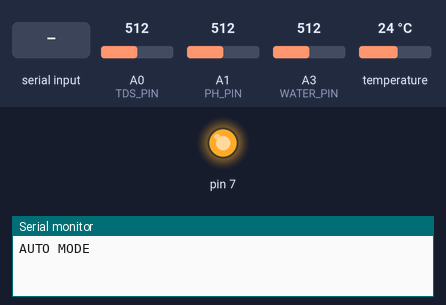
Recording of a sketch running on a simulated Arduino Uno, built with avr-gcc and run on an emulated ATmega328P. Shown: output pins drawn as LEDs (lit = HIGH), the last lines printed to the serial monitor. Inputs (shaded band) come from the test bench; at power-on: A0 (TDS_PIN) = 512, A1 (PH_PIN) = 512, A3 (WATER_PIN) = 512, temperature 24 °C. Sleep ends after the set time or at an interrupt.

Above: at 1.2 s.
1.3 s: "PUMP_ON\n" received over Serial
At 2.7 s:
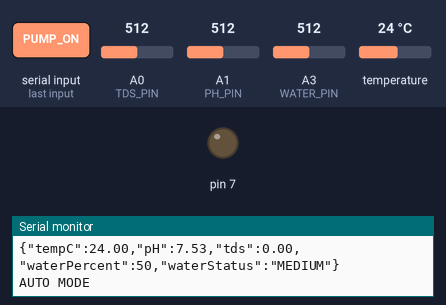
6.8 s: "SLEEP\n" received over Serial
At 8.0 s:
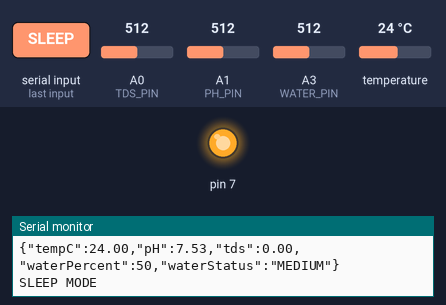
Timing chart, 0 to 9.8 s (numbered marks = the images above; inputs shaded):
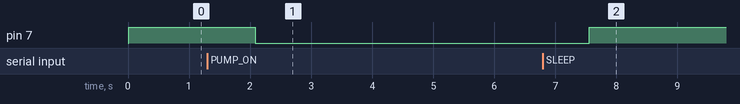

Measured:
- after the input at 1.3 s, pin 7: HIGH → LOW after 0.78 s
- after the input at 6.8 s, pin 7: LOW → HIGH after 0.76 s

The sketch:

main.ino
```cpp
#include "config.h"

void setup() {
  Serial.begin(9600);
  sensor.begin();
  utils.begin();
}

void loop() {

  unsigned long curr = millis();

  if (Serial.available()) {
    String cmd = Serial.readStringUntil('\n');
    cmd.trim();

    if      (cmd == "AUTO")   mode = AUTO;
    else if (cmd == "SLEEP")  mode = SLEEP;
    else if (cmd == "MAINTENANCE") utils.printAllPins();
    else if (cmd == "REFILL_ON")  utils.refillOn();
    else if (cmd == "REFILL_OFF") utils.refillOff();
    else if (cmd == "PUMP_ON")  utils.pumpOn();
    else if (cmd == "PUMP_OFF")  utils.pumpOff();
  }

  if(curr - prev >= interval){
    prev = curr;

    switch (mode) {

    case AUTO:
      Serial.println("AUTO MODE");
      utils.autoMode(sensor);
      break;

    case SLEEP:
      Serial.println("SLEEP MODE");
      utils.pumpOff();
      utils.refillOff();
      utils.goToSleep();
      break;

    }

  }

}
```

Sensors.cpp
```cpp
#include "Sensors.h"

static const float VREF = 5.0;
static const int SCOUNT = 30;

Sensors::Sensors(byte temperaturePin, byte tdsPin, byte phPin, byte waterLevelPin,float phCalibrationValue) {
  _temperaturePin = temperaturePin;
  _tdsPin = tdsPin;
  _phPin = phPin;
  _waterLevelPin = waterLevelPin;

  _phCalibrationValue = phCalibrationValue;

  _oneWire = new OneWire(_temperaturePin);
  _temperatureSensor = new DallasTemperature(_oneWire);

  _analogBuffer = new int[SCOUNT];
  _analogBufferTemp = new int[SCOUNT];
  _analogBufferIndex = 0;
}

void Sensors::begin() {
  _temperatureSensor->begin();
  pinMode(_tdsPin, INPUT);
  pinMode(_waterLevelPin, INPUT);

}

// Temperature Sensor

float Sensors::getFahrenheit() {
  _temperatureSensor->requestTemperatures();
  float tempC = _temperatureSensor->getTempCByIndex(0);
  return _temperatureSensor->toFahrenheit(tempC);
}

float Sensors::getCelsius() {
  _temperatureSensor->requestTemperatures();
  return _temperatureSensor->getTempCByIndex(0);
}

//pH level Sensor

float Sensors::getPH() {
  for(int i = 0; i < 10; i++) {
    _buffer[i] = analogRead(_phPin);
    delay(30);
  }

  for(int i = 0; i < 9; i++) {
    for(int j = i + 1; j < 10; j++) {
      if(_buffer[i] > _buffer[j]) {
        int temp = _buffer[i];
        _buffer[i] = _buffer[j];
        _buffer[j] = temp;
      }
    }
  }

  _avgval = 0;
  for(int i = 2; i < 8; i++) {
    _avgval += _buffer[i];
  }

  float volt = (float)_avgval * VREF / 1024.0 / 6.0;

  return -5.70 * volt + _phCalibrationValue;
}

// TDS Sensor

int Sensors::getMedianNum(int bArray[], int filterLen) {
  int bTab[filterLen];

  for (int i = 0; i < filterLen; i++)
    bTab[i] = bArray[i];

  for (int j = 0; j < filterLen - 1; j++) {
    for (int i = 0; i < filterLen - j - 1; i++) {
      if (bTab[i] > bTab[i + 1]) {
        int temp = bTab[i];
        bTab[i] = bTab[i + 1];
        bTab[i + 1] = temp;
      }
    }
  }

  if (filterLen & 1)
    return bTab[(filterLen - 1) / 2];
  else
    return (bTab[filterLen / 2] + bTab[filterLen / 2 - 1]) / 2;
}

float Sensors::getTDS(float temperature) {
  static unsigned long analogSampleTime = millis();

  if (millis() - analogSampleTime > 40U) {
    analogSampleTime = millis();
    _analogBuffer[_analogBufferIndex] = analogRead(_tdsPin);

    _analogBufferIndex++;
    if (_analogBufferIndex == SCOUNT)
      _analogBufferIndex = 0;
  }

  static float tdsValue = 0;
  static unsigned long calcTime = millis();

  if (millis() - calcTime > 800U) {
    calcTime = millis();

    for (int i = 0; i < SCOUNT; i++)
      _analogBufferTemp[i] = _analogBuffer[i];

    float averageVoltage = getMedianNum(_analogBufferTemp, SCOUNT) * VREF / 1024.0;

    float compensationCoefficient = 1.0 + 0.02 * (temperature - 25.0);
    float compensationVoltage = averageVoltage / compensationCoefficient;

    tdsValue =
      (133.42 * pow(compensationVoltage,3)
      - 255.86 * pow(compensationVoltage,2)
      + 857.39 * compensationVoltage) * 0.5;
  }

  return tdsValue;
}

//Water Level Sensor

int Sensors::getWaterLevelRaw() {
  return analogRead(_waterLevelPin);
}

int Sensors::getWaterLevelPercent() {
  int raw = analogRead(_waterLevelPin);
  return map(raw, 0, 1023, 0, 100);
}

String Sensors::getWaterLevelStatus() {
  int percent = getWaterLevelPercent();

  if (percent < 20) return "LOW";
  if (percent < 70) return "MEDIUM";
  return "HIGH";
}
```

Sensors.h
```cpp
#ifndef SENSORS_H
#define SENSORS_H

#include <OneWire.h>
#include <DallasTemperature.h>
#include <Arduino.h>

class Sensors {
  private:
    // Pins
    byte _temperaturePin;
    byte _tdsPin;
    byte _phPin;
    byte _waterLevelPin;

    // Temperature sensor lib
    OneWire* _oneWire;
    DallasTemperature* _temperatureSensor;

    // pH variables
    float _phCalibrationValue;
    int _buffer[10];
    int _temp;
    unsigned long _avgval;

    // TDS variables
    int* _analogBuffer;
    int* _analogBufferTemp;
    int _analogBufferIndex;

    int getMedianNum(int bArray[], int filterLen);

  public:
    Sensors(byte temperaturePin, byte tdsPin, byte phPin, byte waterLevelPin, float phCalibrationValue);
    void begin();
    float getFahrenheit();
    float getCelsius();
    float getPH();
    float getTDS(float temperature);
    int getWaterLevelRaw();
    int getWaterLevelPercent();
    String getWaterLevelStatus();
};

#endif
```

Utils.cpp
```cpp
#include "Utils.h"
#include "Sensors.h"

Utils::Utils(byte pumpRelayPin, byte refillRelayPin) {
  _pumpRelayPin = pumpRelayPin;
  _refillRelayPin = refillRelayPin;
}

void Utils::begin() {
  pinMode(_pumpRelayPin, OUTPUT);
  pinMode(_refillRelayPin, OUTPUT);
  pinMode(2, INPUT_PULLUP);

  digitalWrite(_pumpRelayPin, HIGH);
  digitalWrite(_refillRelayPin, HIGH);

  disableUnusedPins();
}


void Utils::disableUnusedPins() {
  power_spi_disable();

  for (byte pin = 0; pin <= 13; pin++) {
    if (pin == 2 || pin == 4 || pin == 6 || pin == 7) continue;
    if (pin >= 10 && pin <= 13) continue;
    pinMode(pin, INPUT);
  }

  byte analogPins[] = {A0, A1, A2, A3, A4, A5};
  for (byte i = 0; i < 6; i++) {
    byte pin = analogPins[i];
    if (pin == A0 || pin == A1 || pin == A3 || pin == A5 || pin == A4) continue;
    pinMode(pin, INPUT);
  }

}

void wakeUp() {
}

void Utils::goToSleep() {
  set_sleep_mode(SLEEP_MODE_PWR_DOWN);

  sleep_enable();

  attachInterrupt(digitalPinToInterrupt(2), wakeUp, LOW);

  sleep_mode();

  detachInterrupt(digitalPinToInterrupt(2));
  sleep_disable();
}


// MAIN READING GETTER
void Utils::autoMode(Sensors &sensor){
    float tempC = sensor.getCelsius();
    float ph = sensor.getPH();
    float tds = sensor.getTDS(tempC);

    int waterPercent = sensor.getWaterLevelPercent();
    String waterStatus = sensor.getWaterLevelStatus();

    Serial.print("{");
    Serial.print("\"tempC\":"); Serial.print(tempC); Serial.print(",");
    Serial.print("\"pH\":"); Serial.print(ph); Serial.print(",");
    Serial.print("\"tds\":"); Serial.print(tds); Serial.print(",");
    Serial.print("\"waterPercent\":"); Serial.print(waterPercent); Serial.print(",");
    Serial.print("\"waterStatus\":\""); Serial.print(waterStatus); Serial.print("\"");
    Serial.println("}");
}

void Utils::printAllPins() {

  Serial.print("{");

  // ---- DIGITAL PINS JSON ----
  Serial.print("\"digital\":{");
  for (byte pin = 0; pin <= 13; pin++) {
    pinMode(pin, INPUT_PULLUP);
    int state = digitalRead(pin);

    Serial.print("\"D");
    Serial.print(pin);
    Serial.print("\":\"");
    Serial.print(state == HIGH ? "HIGH" : "LOW");
    Serial.print("\"");

    if (pin < 13) Serial.print(",");
  }
  Serial.print("},");

  // ---- ANALOG PINS JSON ----
  Serial.print("\"analog\":{");
  for (byte a = 0; a < 6; a++) {
    int value = analogRead(A0 + a);

    Serial.print("\"A");
    Serial.print(a);
    Serial.print("\":");
    Serial.print(value);

    if (a < 5) Serial.print(",");
  }
  Serial.print("}");

  Serial.print("}");
  Serial.println();
}


void Utils::pumpOn() {
  digitalWrite(_pumpRelayPin, LOW);
}

void Utils::pumpOff() {
  digitalWrite(_pumpRelayPin, HIGH);
}


void Utils::refillOn() {
  digitalWrite(_refillRelayPin, LOW);
}

void Utils::refillOff() {
  digitalWrite(_refillRelayPin, HIGH);
}
```

Utils.h
```cpp
#ifndef UTILS_H
#define UTILS_H

#include <Arduino.h>
#include <avr/sleep.h>
#include <avr/interrupt.h>
#include <avr/power.h>
#include <avr/io.h>
#include "Sensors.h"

class Utils {
  private:
    byte _pumpRelayPin;
    byte _refillRelayPin;

  public:
    Utils(byte pumpRelayPin, byte refillRelayPin);

    void begin();

    void autoMode(Sensors &sensor);

    void pumpOn();
    void pumpOff();

    void refillOn();
    void refillOff();

    void goToSleep();

    void disableUnusedPins();
    void printAllPins();

};


#endif
```

config.h
```cpp
#ifndef CONFIG_H
#define CONFIG_H

// Sensor Pins
#define TEMP_PIN 4
#define TDS_PIN A0
#define PH_PIN A1
#define WATER_PIN A3

// Actuator Pins
#define PUMP_RELAY 7
#define REFILL_RELAY 8

float PH_CALIBRATION = 21.78;

#include "Sensors.h"
#include "Utils.h"

Sensors sensor(TEMP_PIN, TDS_PIN, PH_PIN, WATER_PIN, PH_CALIBRATION);
Utils utils(PUMP_RELAY, REFILL_RELAY);

enum { AUTO, SLEEP, MAINTENANCE };
int mode = AUTO;

unsigned long int interval = 1000;
unsigned long int prev = 0;

#endif
```
